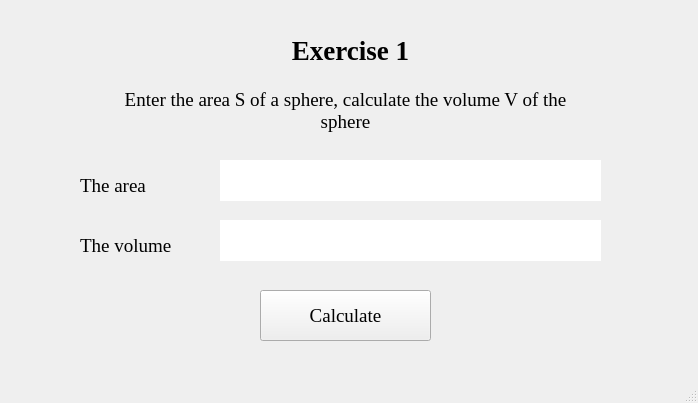
<?xml version="1.0" encoding="UTF-8"?>
<ui version="4.0">
 <class>MainWindow</class>
 <widget class="QMainWindow" name="MainWindow">
  <property name="geometry">
   <rect>
    <x>0</x>
    <y>0</y>
    <width>698</width>
    <height>403</height>
   </rect>
  </property>
  <property name="sizePolicy">
   <sizepolicy hsizetype="Preferred" vsizetype="Preferred">
    <horstretch>0</horstretch>
    <verstretch>0</verstretch>
   </sizepolicy>
  </property>
  <property name="windowTitle">
   <string>MainWindow</string>
  </property>
  <widget class="QWidget" name="centralwidget">
   <property name="maximumSize">
    <size>
     <width>849</width>
     <height>16777215</height>
    </size>
   </property>
   <widget class="QLabel" name="label">
    <property name="geometry">
     <rect>
      <x>280</x>
      <y>20</y>
      <width>141</width>
      <height>61</height>
     </rect>
    </property>
    <property name="font">
     <font>
      <family>Times New Roman</family>
      <pointsize>20</pointsize>
      <weight>75</weight>
      <bold>true</bold>
     </font>
    </property>
    <property name="text">
     <string>Exercise 1</string>
    </property>
    <property name="alignment">
     <set>Qt::AlignCenter</set>
    </property>
   </widget>
   <widget class="QLabel" name="label_2">
    <property name="geometry">
     <rect>
      <x>80</x>
      <y>160</y>
      <width>231</width>
      <height>51</height>
     </rect>
    </property>
    <property name="font">
     <font>
      <family>Times New Roman</family>
      <pointsize>14</pointsize>
     </font>
    </property>
    <property name="text">
     <string>The area</string>
    </property>
   </widget>
   <widget class="QTextEdit" name="textEdit">
    <property name="geometry">
     <rect>
      <x>220</x>
      <y>160</y>
      <width>381</width>
      <height>41</height>
     </rect>
    </property>
    <property name="font">
     <font>
      <family>Times New Roman</family>
      <pointsize>14</pointsize>
     </font>
    </property>
    <property name="styleSheet">
     <string notr="true">background-color:rgb(255, 255, 255);</string>
    </property>
    <property name="frameShape">
     <enum>QFrame::NoFrame</enum>
    </property>
    <property name="lineWidth">
     <number>0</number>
    </property>
   </widget>
   <widget class="QLabel" name="label_3">
    <property name="geometry">
     <rect>
      <x>80</x>
      <y>220</y>
      <width>231</width>
      <height>51</height>
     </rect>
    </property>
    <property name="font">
     <font>
      <family>Times New Roman</family>
      <pointsize>14</pointsize>
     </font>
    </property>
    <property name="text">
     <string>The volume</string>
    </property>
   </widget>
   <widget class="QLabel" name="label_4">
    <property name="geometry">
     <rect>
      <x>100</x>
      <y>80</y>
      <width>491</width>
      <height>61</height>
     </rect>
    </property>
    <property name="sizePolicy">
     <sizepolicy hsizetype="Expanding" vsizetype="Expanding">
      <horstretch>0</horstretch>
      <verstretch>0</verstretch>
     </sizepolicy>
    </property>
    <property name="font">
     <font>
      <family>Times New Roman</family>
      <pointsize>14</pointsize>
     </font>
    </property>
    <property name="text">
     <string>Enter the area S of a sphere, calculate the volume V of the sphere</string>
    </property>
    <property name="textFormat">
     <enum>Qt::PlainText</enum>
    </property>
    <property name="alignment">
     <set>Qt::AlignCenter</set>
    </property>
    <property name="wordWrap">
     <bool>true</bool>
    </property>
   </widget>
   <widget class="QPushButton" name="calculateButton">
    <property name="geometry">
     <rect>
      <x>260</x>
      <y>290</y>
      <width>171</width>
      <height>51</height>
     </rect>
    </property>
    <property name="font">
     <font>
      <family>Times New Roman</family>
      <pointsize>14</pointsize>
     </font>
    </property>
    <property name="text">
     <string>Calculate</string>
    </property>
   </widget>
   <widget class="QLabel" name="result">
    <property name="geometry">
     <rect>
      <x>220</x>
      <y>220</y>
      <width>381</width>
      <height>41</height>
     </rect>
    </property>
    <property name="font">
     <font>
      <family>Times New Roman</family>
      <pointsize>14</pointsize>
     </font>
    </property>
    <property name="styleSheet">
     <string notr="true">background-color:rgb(255, 255, 255);</string>
    </property>
    <property name="text">
     <string/>
    </property>
   </widget>
  </widget>
  <widget class="QMenuBar" name="menubar">
   <property name="geometry">
    <rect>
     <x>0</x>
     <y>0</y>
     <width>698</width>
     <height>26</height>
    </rect>
   </property>
  </widget>
  <widget class="QStatusBar" name="statusbar"/>
 </widget>
 <resources/>
 <connections/>
</ui>
